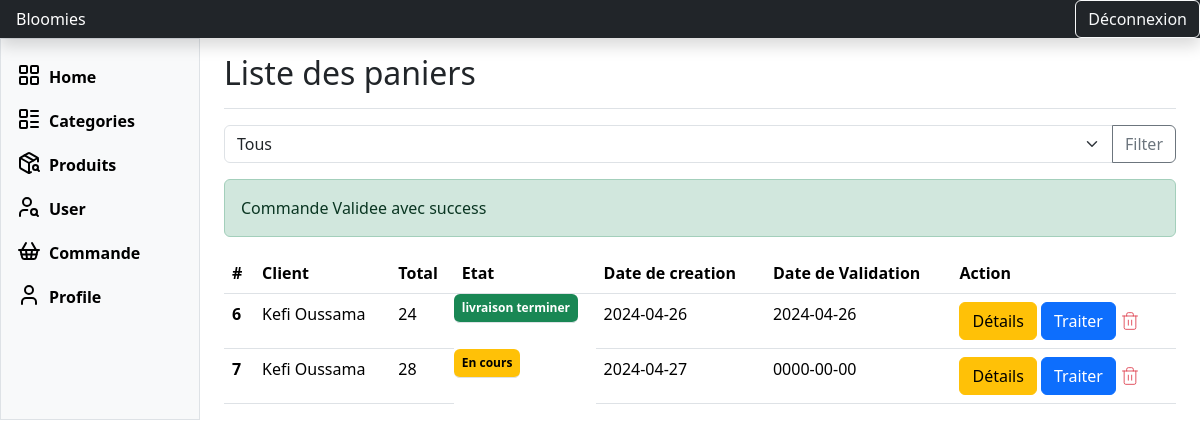
/admin/commande/liste.php?valider=ok, run on the app's committed database.
### tables this page shows
CREATE TABLE `panier` (
  `id` int(11) NOT NULL,
  `visiteur` int(11) NOT NULL,
  `total` float DEFAULT NULL,
  `etat` varchar(50) NOT NULL DEFAULT 'En cours',
  `date_creation` date NOT NULL,
  `date_modificatiion` date NOT NULL
);

CREATE TABLE `visiteurs` (
  `id` int(11) NOT NULL,
  `nom` varchar(255) NOT NULL,
  `prenom` varchar(255) NOT NULL,
  `mp` varchar(255) NOT NULL,
  `email` varchar(255) NOT NULL,
  `telephone` varchar(12) NOT NULL,
  `etat` int(11) DEFAULT 0
);

### inc/functions.php (called while the page is built, shortened)
<?php
function getVisiteurById ($conn, $id) {
    try {
        $requete = "SELECT * FROM visiteurs WHERE id=$id";
        $resultat = $conn->query($requete);
        $visiteur = $resultat->fetch();
        return $visiteur;
    } catch (Exception $e) {
        echo "Erreur: " . $e->getMessage();
        return false;
    }
}
function getAllPanier($conn) {
    try {
        $requete = "SELECT * FROM panier";
        $resultat = $conn->query($requete);
        $commandes = $resultat->fetchAll();
        return $commandes;
    } catch (Exception $e) {
        echo "Erreur: " . $e->getMessage();
        return false;
    }
}
?>

### admin/commande/liste.php (the view, shortened to what this page needs)
<?php
include "../../inc/functions.php";
$paniers = getAllPanier($conn);
include "../template/header.php";
?>
  <div class="container-fluid">
    <div class="row">
      <?php
      include "../template/navigation.php";
      ?>
      <div class="col-md-9 ms-sm-auto col-lg-10 px-md-4">
        <div class="d-flex justify-content-between flex-wrap flex-md-nowrap align-items-center pt-3 pb-2 mb-3 border-bottom">
          <h1 class="h2">Liste des paniers</h1>
        </div>
        <div class="row">
          <div class="col-12">
            <form action="<?php $_SERVER['PHP_SELF'] ?>" method="post">
              <div class="input-group mb-3">
                <select class="form-select" id="inputGroupSelect01" name="etat">
                  <option value="">Tous</option>
                </select>
                <button class="btn btn-outline-secondary" type="submit" name="btnFilter" id="button-addon2">Filter</button>
              </div>
            </form>
          </div>
        </div>
        <div>
          <?php
          if (isset($_GET['valider']) && $_GET['valider'] == "ok") {
            print '<div class="alert alert-success">
            Commande Validee avec success
              </div>';
          }
          ?>
          <table class="table">
            <thead>
              <tr>
                <th scope="col">#</th>
                <th scope="col">Client</th>
                <th scope="col">Total</th>
                <th scope="col">Etat</th>
                <th scope="col">Date de creation</th>
                <th scope="col">Date de Validation</th>
                <th scope="col">Action</th>
              </tr>
            </thead>
            <tbody>
              <?php
              foreach ($paniers as $index => $panier) {
                $visiteur = getVisiteurById($conn, $panier['visiteur']);
                print '<tr>
                <th scope="row">' . $panier['id'] . '</th>
                <td>' . $visiteur['nom']. ' '. $visiteur['prenom'] .'</td>
                <td>' . $panier['total'] . '</td>
                ';
                if ($panier['etat'] == "En cours") {
                  print '<td class="badge bg-warning" >En cours</td>';
                }
                elseif ($panier['etat'] == "En livraison") {
                  print '<td class="badge bg-info text-white">En livraison</td>';
                }
                elseif ($panier['etat'] == "livraison terminer") {
                  print '<td class="badge bg-success text-white">livraison terminer</td>';
                }
                else {
                  print '<td class="badge bg-danger text-white">Annulee</td>';
                };
                print '
                <td>' . $panier['date_creation'] . '</td>
                <td>' . $panier['date_modificatiion'] . '</td>
                <td>
                <a data-bs-toggle="modal" data-bs-target="#afficherModel'.$panier['id'].'" class="btn btn-warning">Détails</a>
                <a data-bs-toggle="modal" data-bs-target="#traiterModel'.$panier['id'].'" class="btn btn-primary">Traiter</a>
                <a href="supprimer.php?id=' . $panier['id'] . '" class="text-danger ">
                  <i data-lucide="trash" stroke-width="1" width="20" height="20"></i>
                </a>
                </td>
                </tr>';
              }
              ?>
            </tbody>
          </table>
        </div>
      </div>
    </div>
  </div>
  <?php
  include "../template/footer.php";
  ?>

### data on the page
panier: id "6", visiteurs.nom "Kefi", visiteurs.prenom "Oussama", total "24", shows "livraison terminer", date_creation "2024-04-26", date_modificatiion "2024-04-26"
panier: id "7", visiteurs.nom "Kefi", visiteurs.prenom "Oussama", total "28", etat "En cours", date_creation "2024-04-27", date_modificatiion "0000-00-00"
